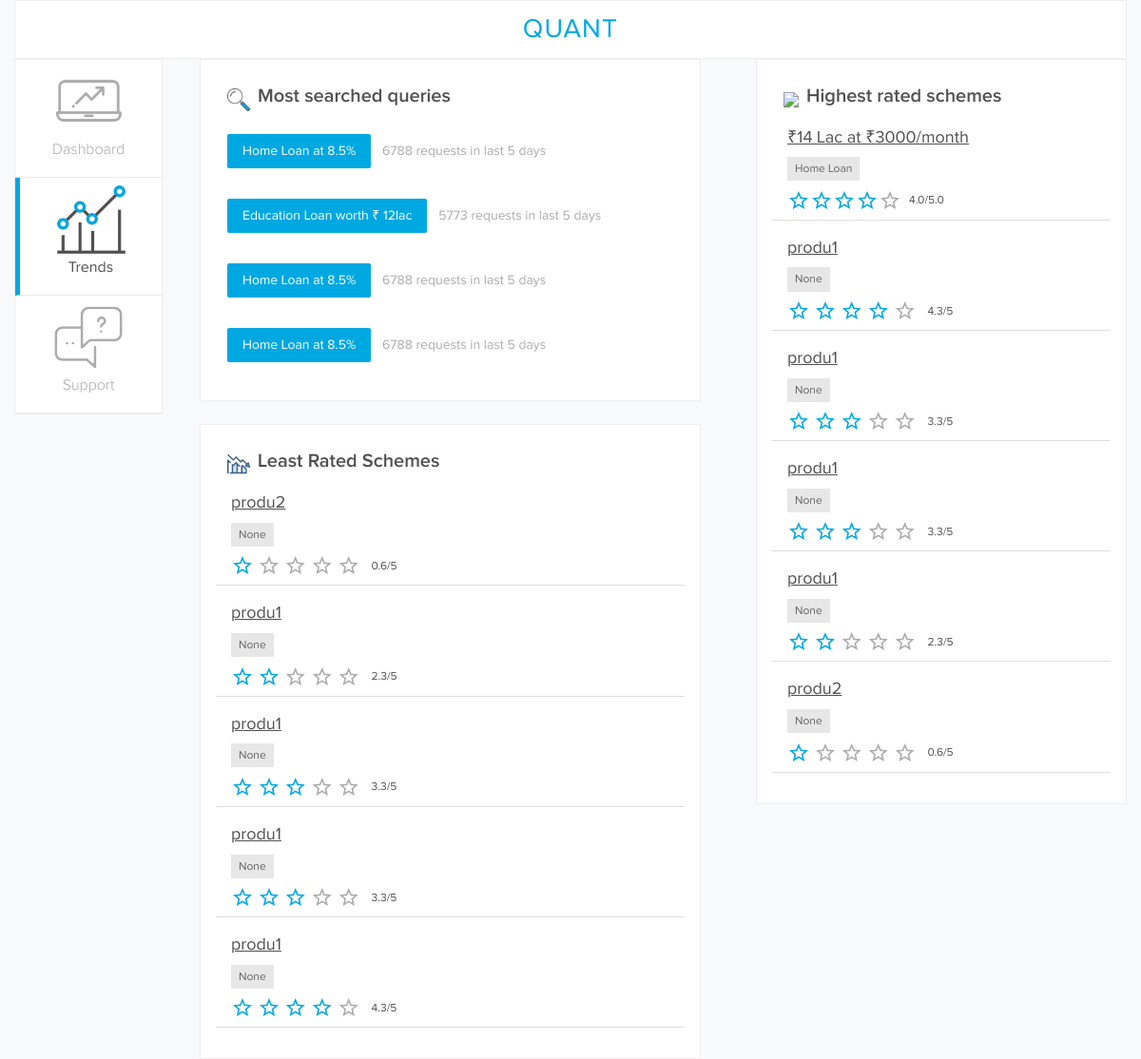
The app's page /bank/trends, older data.
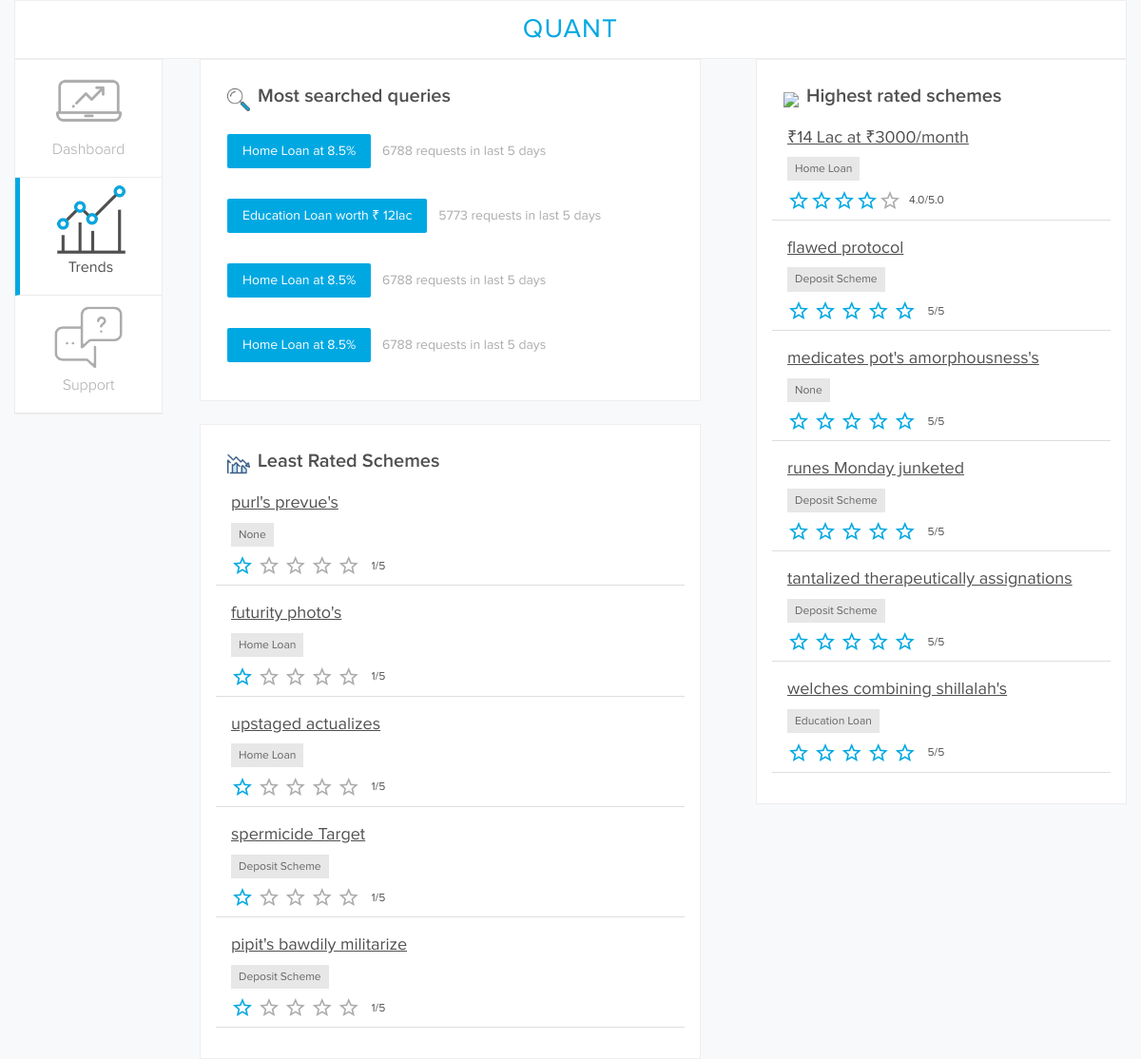
The same page, newer data.
### models.py (models this page shows, shortened)
class Review(db.Model):
    __tablename__ = "review"
    id = db.Column(db.Integer, primary_key=True, autoincrement=True)
    created_at = db.Column(db.DateTime, default=datetime.now())
    userid = db.Column(db.Integer, db.ForeignKey('user.id'))
    productid = db.Column(db.Integer, db.ForeignKey('product.id'))
    rating = db.Column(db.Integer, nullable=False)
    title = db.Column(db.String(100), nullable=False)
    comment = db.Column(db.String(500))
    user = relationship("User")
    product = relationship("Product")
    __table_args__ = (
        sqlalchemy.UniqueConstraint("userid", "productid", name="unique_review"),
    )
    @property
    def stars(self):
        return round(float(self.rating))

class Product(db.Model):
    __tablename__ = "product"
    id = db.Column(db.Integer, primary_key=True, autoincrement=True)
    name = db.Column(db.String(50), nullable=False)
    category = db.Column(db.Integer, nullable=False)
    @property
    def product_category(self):
        if self.category == ProductEnum.homeloan.value:
            return "Home Loan"
        elif self.category == ProductEnum.eduloan.value:
            return "Education Loan"
        elif self.category == ProductEnum.deposit_1.value:
            return "Deposit Scheme"

### __init__.py (the view)
@app.route("/bank/trends")
def bank_trends():
    top_rated = Review.query.order_by(sqlalchemy.desc(Review.rating)).limit(5).all()
    least_rated = Review.query.order_by(sqlalchemy.asc(Review.rating)).limit(5).all()
    print(len(top_rated), len(least_rated))
    return render_template("bank-trends.html", top_rated=top_rated, least_rated=least_rated)

### templates/bank-trends.html
{% extends "bank_base.html" %}
{% block main_content %}
<div class="col-sm-4" id="trends">
    <div class="trend-card">
        <h1><img src={{ url_for("static", filename="icons/favorites.png") }}>Highest rated schemes</h1>
        <div class="trend-list">
            <a href="#">₹14 Lac at  ₹3000/month</a>
            <br>
            <button>Home Loan</button>
            <div id="ratings">
                <div id="stars"><i class="material-icons given">star_border</i><i class="material-icons given">star_border</i><i class="material-icons given">star_border</i><i class="material-icons given">star_border</i><i class="material-icons ngiven">star_border</i><span>4.0/5.0</span></div>
            </div>
        </div>
        {% for rev in top_rated %}
        <div class="trend-list">
            <a href="/product/{{ rev.product.id }}" id="name">{{ rev.product.name }}</a>
            <br>
            <button>{{ rev.product.product_category }}</button>
            <div id="ratings">
                <div id="stars">
                {% for i in range(rev.stars) %}
                    <i class="material-icons given">star_border</i>
                {% endfor %}
                {% for i in range(5 - rev.stars) %}
                    <i class="material-icons ngiven">star_border</i>
                {% endfor %}
                <span>{{ rev.rating }}/5</span>
                </div>
            </div>
        </div>
        {% endfor %}
    </div>
</div>
<div class="col-sm-6" id="query">
    <h1><img src={{ url_for("static", filename="icons/search.png") }}>Most searched queries</h1>
    <div class="trends-card" id="top-search">
        <button class="squery">Home Loan at 8.5%</button>
        <span>6788 requests in last 5 days</span>
    </div>
    <div class="trends-card" id="top-search">
        <button class="squery">Education Loan worth ₹ 12lac</button>
        <span>5773 requests in last 5 days</span>
    </div>
    <div class="trends-card" id="top-search">
        <button class="squery">Home Loan at 8.5%</button>
        <span>6788 requests in last 5 days</span>
    </div>
    <div class="trends-card" id="top-search">
        <button class="squery">Home Loan at 8.5%</button>
        <span>6788 requests in last 5 days</span>
    </div>
</div>
<div class="col-sm-6" id="debate">
    <h1><img src={{ url_for("static", filename="icons/loss.png") }}>Least Rated Schemes</h1>
    {% for rev in least_rated %}
    <div class="trend-list">
        <a href="/product/{{ rev.product.id }}" id="name">{{ rev.product.name }}</a>
        <br>
        <button>{{ rev.product.product_category }}</button>
        <div id="ratings">
            <div id="stars">
            {% for i in range(rev.stars) %}
                <i class="material-icons given">star_border</i>
            {% endfor %}
            {% for i in range(5 - rev.stars) %}
                <i class="material-icons ngiven">star_border</i>
            {% endfor %}
            <span>{{ rev.rating }}/5</span>
            </div>
        </div>
    </div>
    {% endfor %}
</div>
{% endblock %}
{% block static_files %}
<link rel="stylesheet" href={{ url_for("static", filename="bootstrap.min.css") }}>
<link rel="stylesheet" href={{ url_for("static", filename="index.css") }}>
<link rel="stylesheet" href={{ url_for("static", filename="bank.css") }}>
{% endblock %}

Row changes from the older to the newer data that the page shows:
removed Review: product.name "produ1", product.product_category "None", rating "4.3"
no longer on this page (row edited): Review: product.name "produ1", product.product_category "None", rating "3.3"
no longer on this page (row edited): Review: product.name "produ1", product.product_category "None", rating "3.3"
removed Review: product.name "produ1", product.product_category "None", rating "2.3"
removed Review: product.name "produ2", product.product_category "None", rating "0.6"
added Review: product.name "flawed protocol", product.product_category "Deposit Scheme", rating "5", shown under "Highest rated schemes"
added Review: product.name "medicates pot's amorphousness's", product.product_category "None", rating "5", shown under "Highest rated schemes"
added Review: product.name "runes Monday junketed", product.product_category "Deposit Scheme", rating "5", shown under "Highest rated schemes"
added Review: product.name "tantalized therapeutically assignations", product.product_category "Deposit Scheme", rating "5", shown under "Highest rated schemes"
added Review: product.name "welches combining shillalah's", product.product_category "Education Loan", rating "5", shown under "Highest rated schemes"
added Review: product.name "purl's prevue's", product.product_category "None", rating "1", shown under "Least Rated Schemes"
added Review: product.name "futurity photo's", product.product_category "Home Loan", rating "1", shown under "Least Rated Schemes"
added Review: product.name "upstaged actualizes", product.product_category "Home Loan", rating "1", shown under "Least Rated Schemes"
added Review: product.name "spermicide Target", product.product_category "Deposit Scheme", rating "1", shown under "Least Rated Schemes"
added Review: product.name "pipit's bawdily militarize", product.product_category "Deposit Scheme", rating "1", shown under "Least Rated Schemes"
